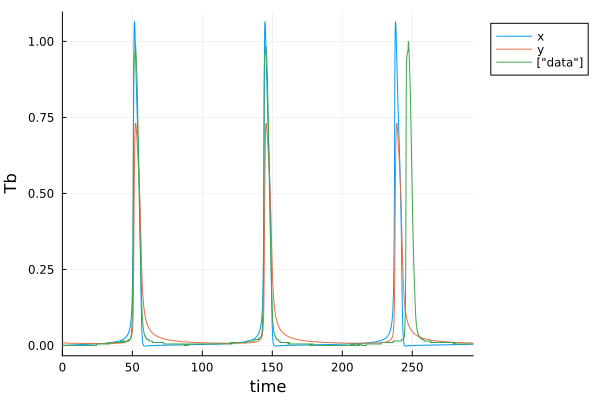

Source code (Julia):
#arctic ground squirrel re-optimization 

#load in modules 
using Random, LinearAlgebra, DataFrames, CSV, LatinHypercubeSampling
using Base.Threads: @threads
using OrdinaryDiffEq, Optimization, SciMLSensitivity, ForwardDiff, Plots
using ModelingToolkit
using ModelingToolkit: t_nounits as t, D_nounits as D

Random.seed!(2024)

#define tt & SaveTimes 
tt = 0.0:0.1:293.6
SaveTimes = 0.0:0.1:293.6
tspan = (tt[1],tt[end])

z=10000 #number of seeds to test reoptimization 
tot_num_param = 10 #total number of parameters

#read in data
data = Matrix(CSV.read("ags_training.csv",DataFrame,header=false))

u0=[data[1],-0.03500839]

@variables x(t) y(t)

@parameters B104 B106 B108 B109 B204 B205 l B107 B206 B208

eqs = [D(x) ~ B104*x*x+B106*x*x*x+B108*x*y+B109*x*x*y+l+B107*y*y*y #note Andrew: k2 is the real parameter on the x,y term. I further simplified. 

D(y) ~ B204*x*x+B205*y*y+B206*x*x*x+B208*x*y]

@mtkbuild ags_sys = ODESystem(eqs,t)

p_opt = [9.785506000000000, -9.999987000000001, -9.407997000000000, 1.987823000000000, -2.915110000000000, 0.0019, -0.03500839,-3.242539000000000,-1.048649,0.998481] 

ags_sys  = ODEProblem(ags_sys, [x => u0[1], y => u0[2]], tspan, [B104 => p_opt[1] B106 => p_opt[2] B108=> p_opt[3] B109=> 9.999995000000000 B204 => p_opt[4] B205 => p_opt[5] l=>p_opt[6] B107=>p_opt[8] B206=> p_opt[9] B208 => p_opt[10]])

function model_loss(theta)
	_ags_sys = remake(ags_sys,u0=[x => u0[1], y => theta[7]], p=[B104 => theta[1] B106 => theta[2] B108=> theta[3] B204 => theta[4] B205 => theta[5] l=>theta[6] B107=>theta[8] B206=>theta[9] B208=>theta[10]])
	ags_sol = solve(_ags_sys, saveat=SaveTimes)
	ags_sol_rs = reduce(hcat, ags_sol.u) #reshape
	sol = ags_sol_rs[1,:]
	loss = norm(sol[1:2000]-data[1:2000],2)
	return loss
end 

sv=0.5 #how much to vary each parameter around it's optimization values from DAHSI. 

lb = p_opt -sv*abs.(p_opt)
ub = p_opt +sv*abs.(p_opt)

lb[7] = -0.1
ub[7] = 0.1
lb[6] = 1e-5
ub[6] = 1e-3

#optimization set up 
adtype = Optimization.AutoForwardDiff()
optf = Optimization.OptimizationFunction((x, theta) -> model_loss(x),adtype)

#generate sampling plan: 
plan, _ = LHCoptim(z,tot_num_param,1000,threading=true)
scaled_plan = scaleLHC(plan,[(lb[1],ub[1]),(lb[2],ub[2]),(lb[3],ub[3]),(lb[4],ub[4]),(lb[5],ub[5]),(lb[6],ub[6]),(lb[7],ub[7]),(lb[8],ub[8]),(lb[9],ub[9]),(lb[10],ub[10])]) #could also define function for spreading seeds out differently
store_p = zeros(z,1*tot_num_param+4) #preallocate 
# #perform parameter estimation over z seeds 
@time begin 
	@threads for i in 1:z
		println(i)
		p0 = scaled_plan[i,:]
		store_p[i,:] = try 
			optprob = Optimization.OptimizationProblem(optf, p0, lb=lb, ub=ub)
			etime = @elapsed begin 
			sol = solve(optprob, Optimization.LBFGS(), maxiters = 1000)
			end 
			vcat(i,etime,sol.objective,Int(SciMLBase.successful_retcode(sol)),sol.u)
		catch
			777*ones(1,1*tot_num_param+4)
		end 
	end 
end

println(argmin(store_p[:,3]))

println(store_p[argmin(store_p[:,3]),:])

r = store_p[argmin(store_p[:,3]),4+1:4+tot_num_param]

_ags_sys = remake(ags_sys,u0=[x => u0[1], y => r[7]], p=[B104 => r[1] B106 => r[2] B108=> r[3] B204 => r[4] B205 => r[5] l=>r[6] B107 => r[8] B206 => r[9] B208 => r[10]])
ags_sol = solve(_ags_sys, saveat=SaveTimes)
ags_sol_rs = reduce(hcat, ags_sol.u) #reshape
CSV.write("9ACD_fit.csv",DataFrame(ags_sol_rs,:auto),header=false) 

p1=plot(ags_sol,label=["x" "y"],legend=:outertopright)
plot!(SaveTimes,data[1:2937,1],label=["data"],legend=:outertopright)
xlabel!("time")
ylabel!("Tb")
display(p1) 
CSV.write("9ACD_info.csv",DataFrame(store_p,:auto),header=false) 

hessian = ForwardDiff.hessian(z -> model_loss(z), r)
CSV.write("9ACD_hessian.csv",DataFrame(hessian,:auto),header=false)
savefig(p1,"9ACD")

#long time series for dtw stuff:
tt = 0.0:0.1:293.6*2+0.1
SaveTimes = 0.0:0.1:293.6*2+0.1
#tspan = (tt[1],tt[end])
__ags_sys = remake(_ags_sys,tspan=(tt[1],tt[end]))
ags_sol = solve(__ags_sys, saveat=SaveTimes)
ags_sol_rs = reduce(hcat, ags_sol.u) #reshape
CSV.write("9ACD_val_fts.csv",DataFrame(ags_sol_rs,:auto),header=false) 
